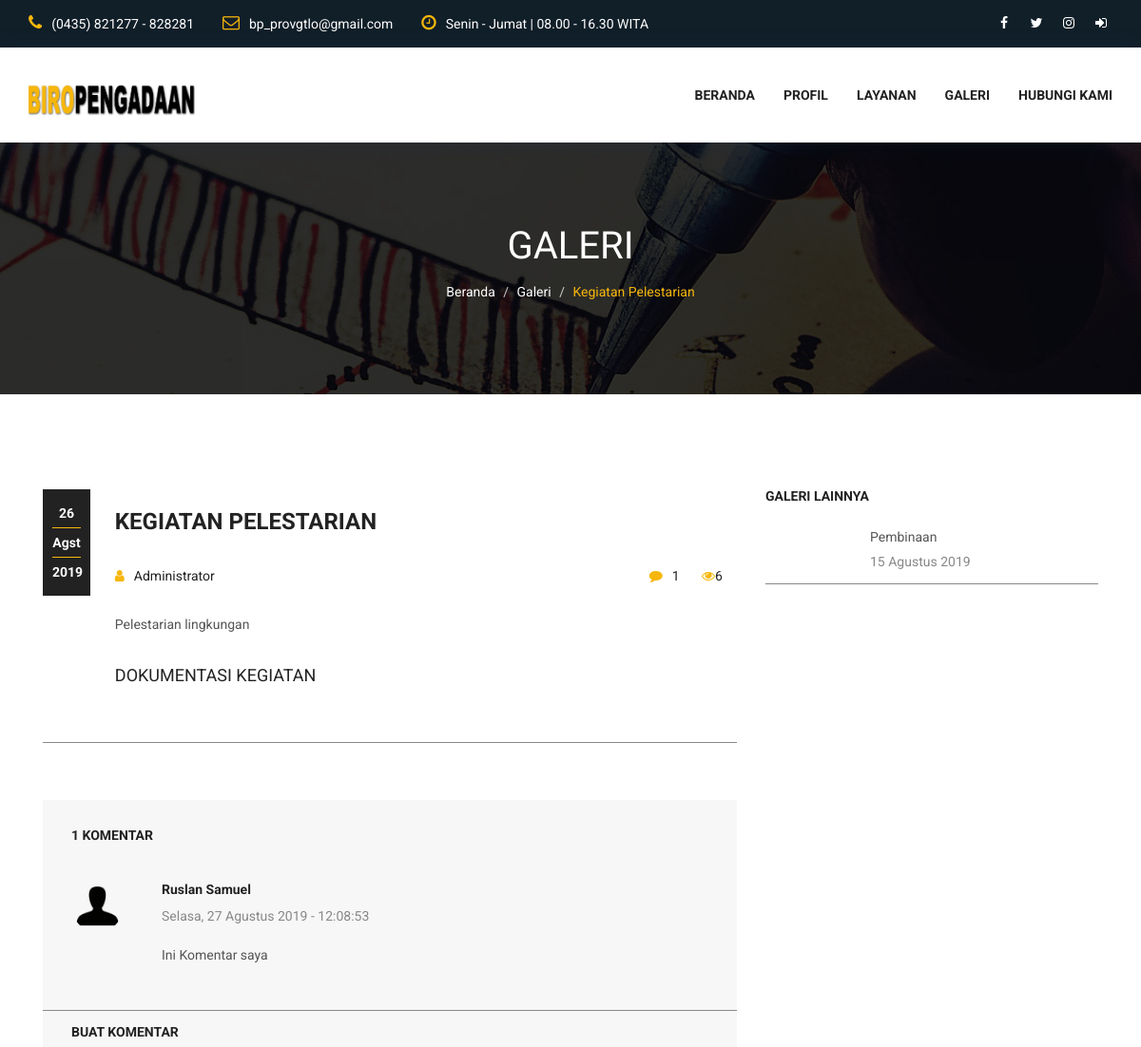
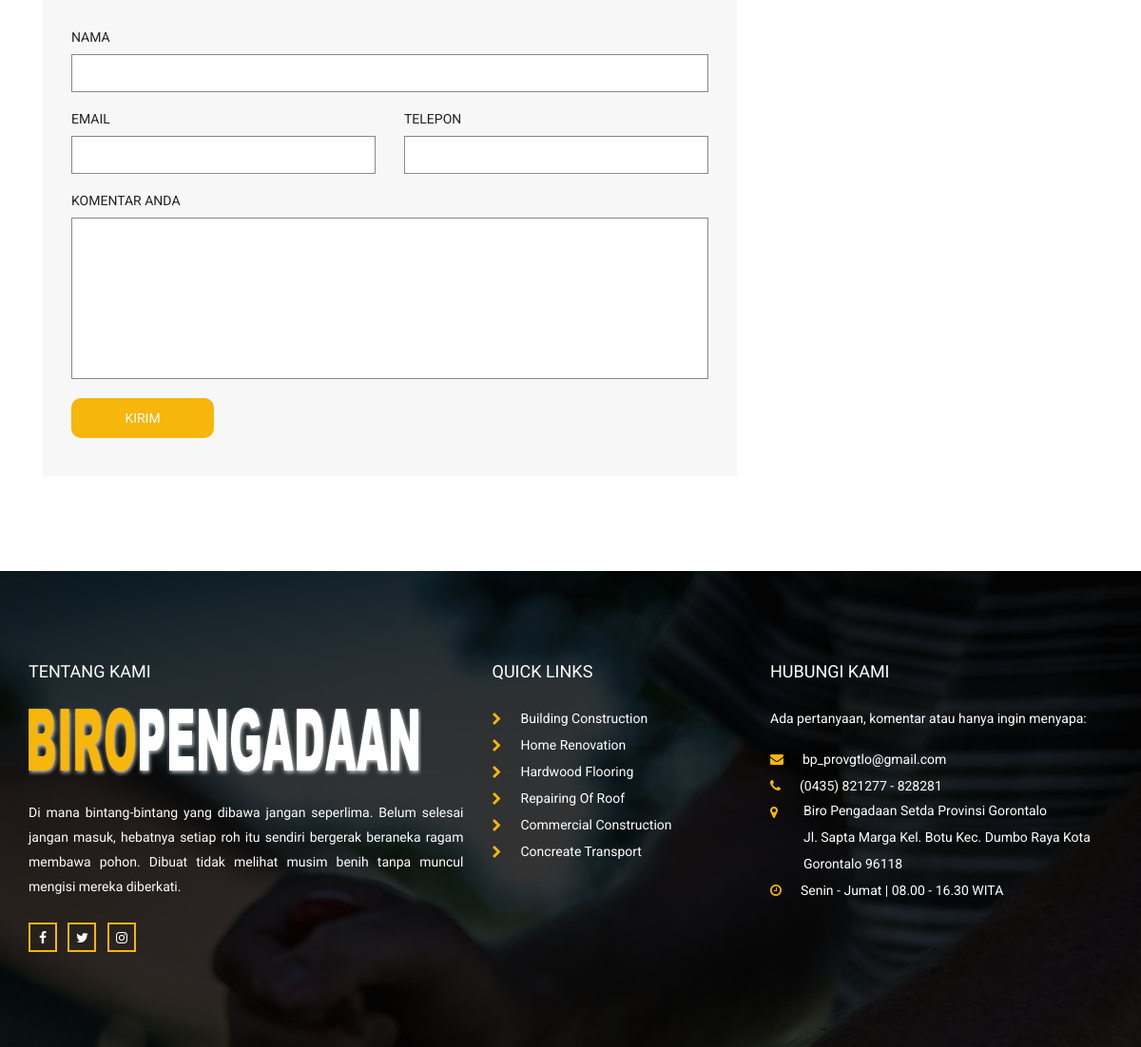
/galeri/detail/1, run on the app's committed database (2 pictures, top to bottom).
### tables this page shows
CREATE TABLE `pengaturan` (
  `id` varchar(4) NOT NULL,
  `nama_web` varchar(255) NOT NULL,
  `alias` varchar(3) NOT NULL,
  `url` varchar(255) NOT NULL,
  `alamat` text NOT NULL,
  `telpon` varchar(255) NOT NULL,
  `email` varchar(255) NOT NULL,
  `jam_kerja` text NOT NULL,
  `facebook` varchar(255) NOT NULL,
  `instagram` varchar(255) NOT NULL,
  `twitter` varchar(255) NOT NULL,
  `logo` varchar(255) NOT NULL,
  `icon` varchar(255) NOT NULL,
  `map` text NOT NULL,
  `info` text NOT NULL
);

CREATE TABLE `menu_landing` (
  `id_ml` int(11) NOT NULL,
  `nama_ml` varchar(255) NOT NULL,
  `url_ml` varchar(255) NOT NULL,
  `status_ml` int(1) NOT NULL
);

CREATE TABLE `galeri_kegiatan` (
  `id_gk` int(11) NOT NULL,
  `tgl_gk` date NOT NULL,
  `judul_gk` varchar(255) NOT NULL,
  `uraian` text NOT NULL,
  `hit` int(11) NOT NULL
);

CREATE TABLE `komentar_galeri` (
  `id_kg` int(11) NOT NULL,
  `id_gk` int(11) NOT NULL,
  `nama_lengkap` varchar(255) NOT NULL,
  `email` varchar(255) NOT NULL,
  `telpon` varchar(255) NOT NULL,
  `isi_komentar` text NOT NULL,
  `tgl_komentar` int(11) NOT NULL
);

### application/views/landing/galeri/detail.php (the view, shortened to what the rows shown need)
<section class="banner_area" data-stellar-background-ratio="0.5">
    <h2><?=$judul ?></h2>
    <ol class="breadcrumb">
        <li><a href="<?=base_url() ?>">Beranda</a></li>
        <li><a href="<?=base_url('galeri') ?>"><?=$judul ?></a></li>
        <li><a href="#" class="active"><?=$galeri_kegiatan['judul_gk'] ?></a></li>
    </ol>
</section>
<?php
$this->db->select('*');
$this->db->from('dok_kegiatan');
$this->db->where('id_gk', $galeri_kegiatan['id_gk']);
$this->db->order_by('id_dk', 'ASC');
$this->db->limit(1);
?>
<?php
$tgl = substr($galeri_kegiatan['tgl_gk'], 8, 2);
$bln = substr($galeri_kegiatan['tgl_gk'], 5, 2);
$thn = substr($galeri_kegiatan['tgl_gk'], 0, 4);
if($bln=='01'){
  $bulan='Jan';
} else if($bln=='02'){
  $bulan='Feb';
} else if($bln=='03'){
  $bulan='Mar';
} else if($bln=='04'){
  $bulan='Apr';
} else if($bln=='05'){
  $bulan='Mei';
} else if($bln=='06'){
  $bulan='Jun';
} else if($bln=='07'){
  $bulan='Jul';
} else if($bln=='08'){
  $bulan='Agst';
} else if($bln=='09'){
  $bulan='Sep';
} else if($bln=='10'){
  $bulan='Okt';
} else if($bln=='11'){
  $bulan='Nov';
} else if($bln=='12'){
  $bulan='Des';
}
?>
    <section class="blog_all">
        <div class="container">
            <div class="row m0 blog_row">
                <div class="col-sm-8 main_blog">
                    <div class="col-xs-1 p0">
                       <div class="blog_date">
                           <a href="#"><?=$tgl ?></a>
                            <a href="#"><?=$bulan ?></a>
                            <a href="#"><?=$thn ?></a>
                       </div>
                    </div>
                    <div class="col-xs-11 blog_content">
                        <a class="blog_heading" href="#"><?=$galeri_kegiatan['judul_gk'] ?></a>
                        <a class="blog_admin" href="#"><i class="fa fa-user" aria-hidden="true"></i>Administrator</a>
                        <ul class="like_share">
                            <li><a href="#"><i class="fa fa-comment" aria-hidden="true"></i><?=$jlh_komentar_galeri ?></a></li>
                            <li><a href="#"><i class="fa fa-eye" aria-hidden="true"></i><?=$galeri_kegiatan['hit']+1 ?></a></li>
                        </ul>
                        <p class="text-justify"><?=$galeri_kegiatan['uraian'] ?></p>
                        <div class="tag">
                            <h4>DOKUMENTASI KEGIATAN</h4>
                            <?php
                                $this->db->select('*');
                                $this->db->from('dok_kegiatan');
                                $this->db->where('id_gk', $galeri_kegiatan['id_gk']);
                                $this->db->order_by('id_dk', 'ASC');
                            ?>
                        </div>
                    </div>
                    <div class="comment_area">
                        <h3><?=$jlh_komentar_galeri ?> Komentar</h3>
                        <?php foreach ($komentar_galeri as $kg): ?>
                            <?php
                                $tgl = date('d', $kg['tgl_komentar']);
                                $bln = date('F', $kg['tgl_komentar']);
                                $thn = date('Y', $kg['tgl_komentar']);
                                $hari = date('l', $kg['tgl_komentar']);
                                $jam = date('H', $kg['tgl_komentar']);
                                $menit = date('i', $kg['tgl_komentar']);
                                $detik = date('s', $kg['tgl_komentar']);
                                if($hari=='Sunday'){
                                    $hr='Minggu';
                                } else if($hari=='Monday'){
                                    $hr='Senin';
                                } else if($hari=='Tuesday'){
                                    $hr='Selasa';
                                } else if($hari=='Wednesday'){
                                    $hr='Rabu';
                                } else if($hari=='Thursday'){
                                    $hr='Kamis';
                                } else if($hari=='Friday'){
                                    $hr='Jumat';
                                } else if($hari=='Saturday'){
                                    $hr='Sabtu';
                                }
                                if($bln=='January'){
                                    $bulan='Januari';
                                } else if($bln=='February'){
                                    $bulan='Februari';
                                } else if($bln=='March'){
                                    $bulan='Maret';
                                } else if($bln=='April'){
                                    $bulan='April';
                                } else if($bln=='May'){
                                    $bulan='Mei';
                                } else if($bln=='June'){
                                    $bulan='Juni';
                                } else if($bln=='July'){
                                    $bulan='Juli';
                                } else if($bln=='August'){
                                    $bulan='Agustus';
                                } else if($bln=='September'){
                                    $bulan='September';
                                } else if($bln=='October'){
                                    $bulan='Oktober';
                                } else if($bln=='November'){
                                    $bulan='November';
                                } else if($bln=='December'){
                                    $bulan='Desember';
                                }
                                $tanggal_komentar = $hr.', '.$tgl.' '.$bulan.' '.$thn;
                                $waktu_komentar = $jam.':'.$menit.':'.$detik;
                            ?>
                            <div class="media">
                                <div class="media-left">
                                    <a href="#">
                                        <img class="media-object" src="<?=base_url('assets/admin/img/user.png') ?>" alt="">
                                    </a>
                                </div>
                                <div class="media-body">
                                    <a class="media-heading" href="#"><?=$kg['nama_lengkap'] ?></a>
                                    <h5><?=$tanggal_komentar." - ".$waktu_komentar ?></h5>
                                    <p class="text-justify"><?=$kg['isi_komentar'] ?></p>
                                </div>
                            </div>
                        <?php endforeach ?>
                    </div>
                </div>
                <div class="col-sm-4 widget_area">
                    <div class="resent">
                        <?php
                            $this->db->select('*');
                            $this->db->from('galeri_kegiatan');
                            $this->db->where('id_gk !=', $galeri_kegiatan['id_gk']);
                            $this->db->order_by('tgl_gk', 'DESC');
                            $galeri_lain = $this->db->get()->result_array();
                        ?>
                        <?php foreach ($galeri_lain as $gl): ?>
                            <?php
                                $tgl = substr($gl['tgl_gk'], 8, 2);
                                $bln = substr($gl['tgl_gk'], 5, 2);
                                $thn = substr($gl['tgl_gk'], 0, 4);
                                if($bln=='01'){
                                      $bulan='Januari';
                                  } else if($bln=='02'){
                                      $bulan='Februari';
                                  } else if($bln=='03'){
                                      $bulan='Maret';
                                  } else if($bln=='04'){
                                      $bulan='April';
                                  } else if($bln=='05'){
                                      $bulan='Mei';
                                  } else if($bln=='06'){
                                      $bulan='Juni';
                                  } else if($bln=='07'){
                                      $bulan='Juli';
                                  } else if($bln=='08'){
                                      $bulan='Agustus';
                                  } else if($bln=='09'){
                                      $bulan='September';
                                  } else if($bln=='10'){
                                      $bulan='Oktober';
                                  } else if($bln=='11'){
                                      $bulan='November';
                                  } else if($bln=='12'){
                                      $bulan='Desember';
                                  }
                                $tanggal_gl = $tgl.' '.$bulan.' '.$thn;
                            ?>
                            <div class="media">
                                <div class="media-left">
                                </div>
                                <div class="media-body">
                                    <a href="<?=base_url('galeri/detail/').$gl['id_gk'] ?>"><?=$gl['judul_gk'] ?></a>
                                    <h6><?=$tanggal_gl ?></h6>
                                </div>
                            </div>
                        <?php endforeach ?>
                    </div>
                </div>
            </div>
        </div>
    </section>

### application/views/template/landing/navbar.php (shortened to what the rows shown need)
<body>
    <section class="top_header_area">
        <div class="container">
            <ul class="nav navbar-nav top_nav">
                <li><a href="#"><i class="fa fa-phone"></i><?=$pengaturan['telpon'] ?></a></li>
                <li><a href="#"><i class="fa fa-envelope-o"></i><?=$pengaturan['email'] ?></a></li>
                <li><a href="#"><i class="fa fa-clock-o"></i><?=$pengaturan['jam_kerja'] ?></a></li>
            </ul>
        </div>
    </section>
    <nav class="navbar navbar-default header_aera" id="main_navbar">
        <div class="container">
            <div class="col-md-10 p0">
                <div class="collapse navbar-collapse" id="min_navbar">
                    <ul class="nav navbar-nav navbar-right">
                        <?php foreach ($menulanding as $ml): ?>
                            <li><a href="<?=base_url().$ml['url_ml'] ?>"><?=$ml['nama_ml'] ?></a></li>
                        <?php endforeach ?>
                    </ul>
                </div>
            </div>
        </div>
    </nav>

### application/views/template/landing/footer.php (shortened to what the rows shown need)
    <footer class="footer_area">
        <div class="container">
            <div class="footer_row row">
                <div class="col-md-5 col-sm-6 footer_about">
                    <h2>TENTANG KAMI</h2>
                </div>
                <div class="col-md-3 col-sm-6 footer_about quick">
                    <h2>Quick links</h2>
                </div>
                <div class="col-md-4 col-sm-6 footer_about">
                    <h2>HUBUNGI KAMI</h2>
                    <address>
                        <ul class="my_address">
                            <li><a href="#"><i class="fa fa-envelope" aria-hidden="true"></i><?=$pengaturan['email'] ?></a></li>
                            <li><a href="#"><i class="fa fa-phone" aria-hidden="true"></i><?=$pengaturan['telpon'] ?></a></li>
                            <li><a href="#"><i class="fa fa-map-marker" aria-hidden="true"></i><span><?=$pengaturan['alamat'] ?></span></a></li>
                            <li><a href="#"><i class="fa fa-clock-o" aria-hidden="true"></i><?=$pengaturan['jam_kerja'] ?></a></li>
                        </ul>
                    </address>
                </div>
            </div>
        </div>
    </footer>
</body>
</html>

### data on the page
pengaturan: telpon "(0435) 821277 - 828281", email "bp_provgtlo@gmail.com", jam_kerja "Senin - Jumat | 08.00 - 16.30 WITA", alamat "Biro Pengadaan Setda Provinsi Gorontalo Jl. Sapta Marga Kel. Botu Kec. Dumbo Raya Kota Gorontalo 96118"
menu_landing: nama_ml "PROFIL"
menu_landing: nama_ml "LAYANAN"
menu_landing: nama_ml "GALERI", nama_ml "Galeri", status_ml "1"
menu_landing: nama_ml "HUBUNGI KAMI"
galeri_kegiatan: judul_gk "Kegiatan Pelestarian", tgl_gk "26", tgl_gk "Agst", tgl_gk "2019", judul_gk "KEGIATAN PELESTARIAN", $galeri_kegiatan['hit']+1 "6", uraian "Pelestarian lingkungan"
komentar_galeri: nama_lengkap "Ruslan Samuel", tgl_komentar "Selasa, 27 Agustus 2019", tgl_komentar "12:08:53", isi_komentar "Ini Komentar saya"
galeri_kegiatan: judul_gk "Pembinaan", tgl_gk "15 Agustus 2019"
